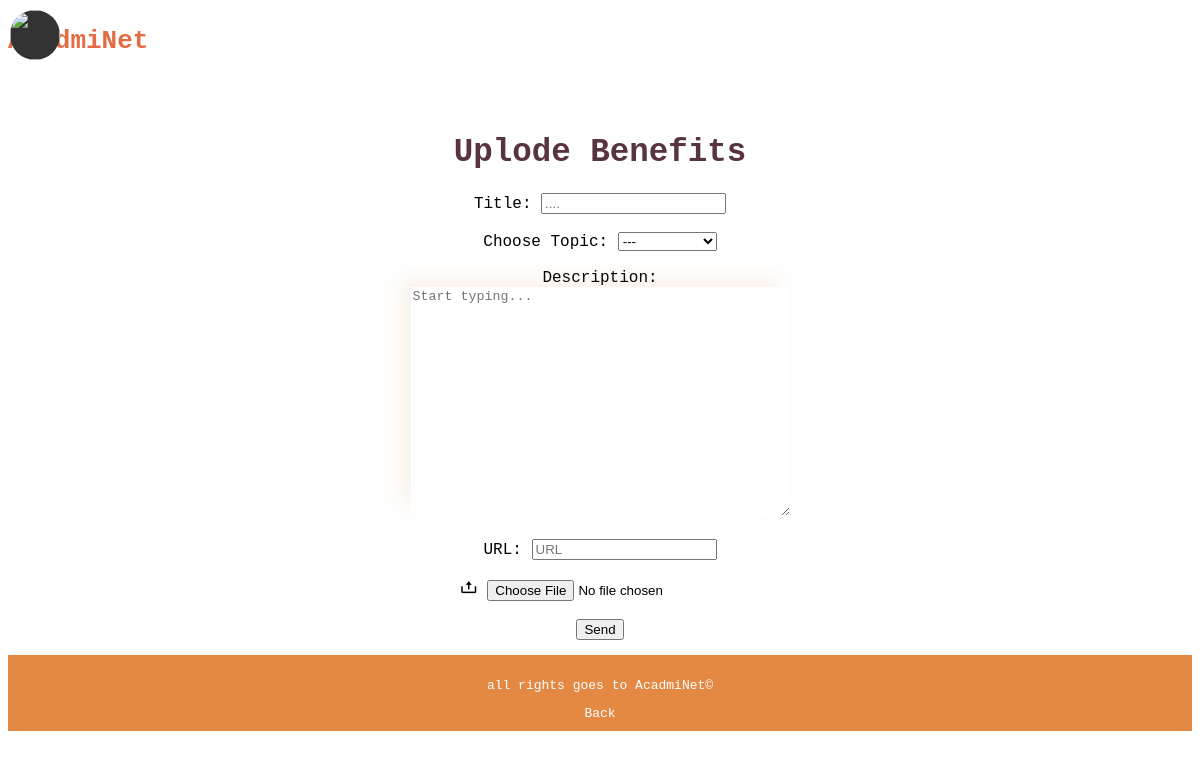
Before: /blog/blog/add_benefits/ (signed in) with the older database file.
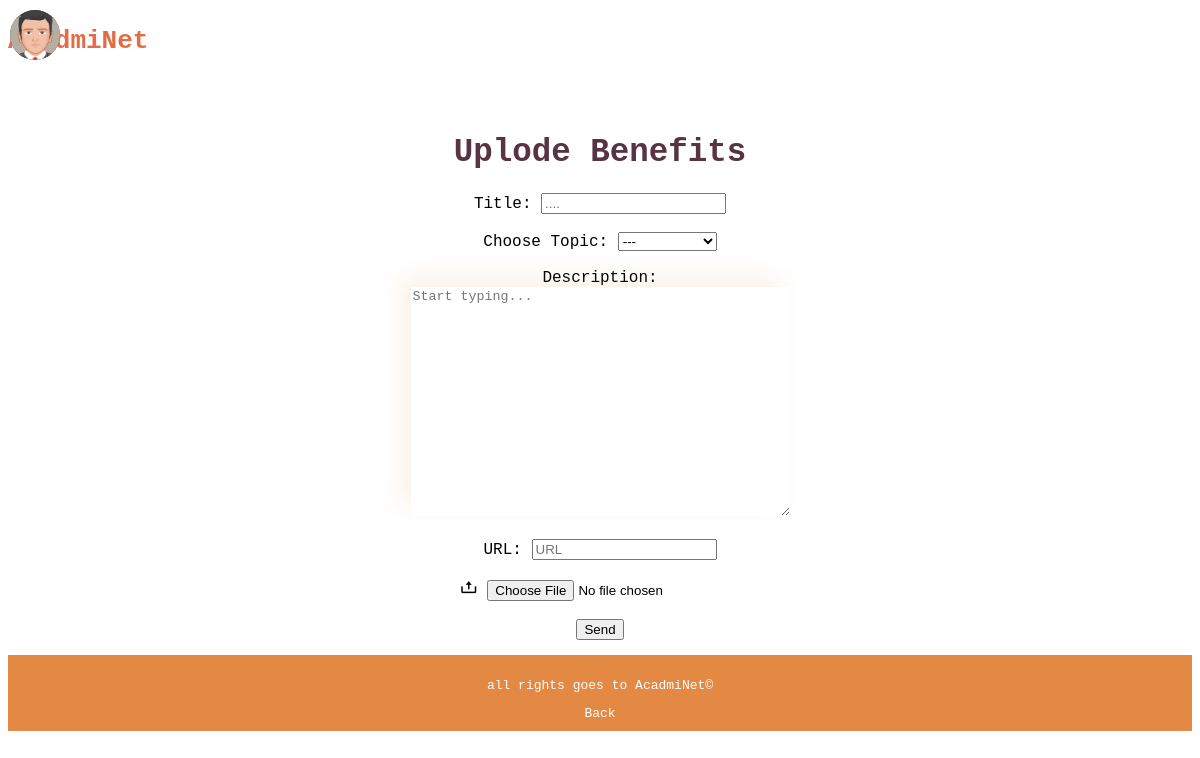
After: the same page with the newer database file.
### authentication/models.py (models this page shows, shortened)
class CustomUser(AbstractUser):
    profile_picture = models.ImageField(upload_to='profile_pictures/', blank=True, null=True)
    email = models.EmailField(blank=True)
    academic_institution = models.CharField(max_length=30, blank=True)
    department = models.CharField(max_length=30, blank=True)
    year = models.CharField(max_length=10, blank=True)
    last_activity = models.DateTimeField(default=timezone.now)
    is_editor = models.BooleanField(default=False)

### blog/views.py (the view)
# urls.py: path('blog/add_benefits/',views.add_post_benefits,name ='Add_benefits'),
def add_post_benefits(request):#only for editors.
  if request.method == 'POST':
        title = request.POST.get('title')
        content = request.POST.get('content')
        topic = request.POST.get('topic')
        author = request.user
        header_image = request.FILES.get('header_image')
        author_url = request.POST.get('url_to')
        if title and content and topic and author:
            post = Post.objects.create(
                title=title,
                content=content,
                benefits_choices=topic,
                author=author,
                isbenefits=True,
                header_image=header_image,
                author_url = author_url
            )
            return redirect('studentbenefits')# Redirect to studentrights but we need to make js response.
        else:
            return JsonResponse({"success": False, "message": "Post not saved: Missing required fields"}, status=400)
  else:
        return render(request, 'Add_benefits.html')

### blog/templates/Add_benefits.html (shortened to what this page needs)
<!DOCTYPE html>
<html lang="en">
<head>
    {%load static%}
    <link rel="stylesheet" href="{% static 'Add_benefits.css' %}">
    <link href='https://unpkg.com/boxicons@2.1.4/css/boxicons.min.css' rel='stylesheet'>
</head>
<body>
    <div class="main">
        <h3 class="logo">AcadmiNet</h3>
        <div class="profile">
            {% if user.profile_picture %}
            <img src="{{ user.profile_picture.url }}" alt="{{ user.username }}'s profile picture">
            {% else %}
            <img src="https://turag.co.il/wp-content/uploads/2018/06/man.jpg">
            {% endif %}
    </div> <br> <br>
    <div class="question">
        <h1>Uplode Benefits</h1>
        <form method="post" action="{% url 'Add_benefits' %}" enctype="multipart/form-data">
            <label for="title">Title:</label>
            <input type="text" id="title" name="title" placeholder="....">
            <br><br>
            <label for="topic">Choose Topic: </label>
            <select name="topic" id="topic">
                <option value="" disabled selected>---</option>
            </select>
            <br><br>
            <label for="content" class="content">Description:</label><br>
            <textarea name="content" id="content" cols="45" rows="15" placeholder="Start typing..."></textarea>
            <br><br>
            <label for="url_to">URL:</label>
            <input type="url" id="url_to" name="url_to" placeholder="URL">
            <br><br>
            <label for="file"><i class='bx bx-upload'></i></label>
            <input type="file" name="file" id="file" accept=".pdf, .doc, .docx, .txt">
            <br><br>
            <input type="submit" value="Send">
        </form>
    </div> <br>
    <footer>
        <p class="rights">all rights goes to AcadmiNet&copy;</p>
        <a href="" class="Back">Back</a>
    </footer>
</body>
</html>

Changed rows visible on the page:
now on this page (row edited): CustomUser: profile_picture (picture)
